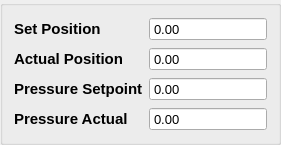
  <widget class="QGroupBox" name="vat_valve_groupbox">
   <property name="geometry">
    <rect>
     <x>20</x>
     <y>640</y>
     <width>281</width>
     <height>131</height>
    </rect>
   </property>
   <layout class="QGridLayout" name="gridLayout_3">
    <item row="0" column="0">
     <widget class="QLabel" name="vat_set_position_label">
      <property name="font">
       <font>
        <pointsize>11</pointsize>
        <bold>true</bold>
       </font>
      </property>
      <property name="text">
       <string>Set Position</string>
      </property>
     </widget>
    </item>
    <item row="0" column="1">
     <widget class="QDoubleSpinBox" name="vat_set_position_doubleSpinBox">
      <property name="palette">
       <palette>
        <active>
         <colorrole role="WindowText">
          <brush brushstyle="SolidPattern">
           <color alpha="255">
            <red>0</red>
            <green>149</green>
            <blue>0</blue>
           </color>
          </brush>
         </colorrole>
         <colorrole role="Text">
          <brush brushstyle="SolidPattern">
           <color alpha="255">
            <red>0</red>
            <green>150</green>
            <blue>0</blue>
           </color>
          </brush>
         </colorrole>
         <colorrole role="ButtonText">
          <brush brushstyle="SolidPattern">
           <color alpha="255">
            <red>85</red>
            <green>255</green>
            <blue>0</blue>
           </color>
          </brush>
         </colorrole>
         <colorrole role="ToolTipText">
          <brush brushstyle="SolidPattern">
           <color alpha="255">
            <red>0</red>
            <green>170</green>
            <blue>0</blue>
           </color>
          </brush>
         </colorrole>
        </active>
        <inactive>
         <colorrole role="WindowText">
          <brush brushstyle="SolidPattern">
           <color alpha="255">
            <red>0</red>
            <green>0</green>
            <blue>0</blue>
           </color>
          </brush>
         </colorrole>
         <colorrole role="Text">
          <brush brushstyle="SolidPattern">
           <color alpha="255">
            <red>0</red>
            <green>0</green>
            <blue>0</blue>
           </color>
          </brush>
         </colorrole>
         <colorrole role="ButtonText">
          <brush brushstyle="SolidPattern">
           <color alpha="255">
            <red>0</red>
            <green>0</green>
            <blue>0</blue>
           </color>
          </brush>
         </colorrole>
         <colorrole role="ToolTipText">
          <brush brushstyle="SolidPattern">
           <color alpha="255">
            <red>0</red>
            <green>0</green>
            <blue>0</blue>
           </color>
          </brush>
         </colorrole>
        </inactive>
        <disabled>
         <colorrole role="WindowText">
          <brush brushstyle="SolidPattern">
           <color alpha="255">
            <red>120</red>
            <green>120</green>
            <blue>120</blue>
           </color>
          </brush>
         </colorrole>
         <colorrole role="Text">
          <brush brushstyle="SolidPattern">
           <color alpha="255">
            <red>120</red>
            <green>120</green>
            <blue>120</blue>
           </color>
          </brush>
         </colorrole>
         <colorrole role="ButtonText">
          <brush brushstyle="SolidPattern">
           <color alpha="255">
            <red>120</red>
            <green>120</green>
            <blue>120</blue>
           </color>
          </brush>
         </colorrole>
         <colorrole role="ToolTipText">
          <brush brushstyle="SolidPattern">
           <color alpha="255">
            <red>0</red>
            <green>0</green>
            <blue>0</blue>
           </color>
          </brush>
         </colorrole>
        </disabled>
       </palette>
      </property>
      <property name="font">
       <font>
        <pointsize>10</pointsize>
        <bold>false</bold>
       </font>
      </property>
      <property name="readOnly">
       <bool>false</bool>
      </property>
      <property name="buttonSymbols">
       <enum>QAbstractSpinBox::NoButtons</enum>
      </property>
     </widget>
    </item>
    <item row="1" column="0">
     <widget class="QLabel" name="vat_read_position_label">
      <property name="font">
       <font>
        <pointsize>11</pointsize>
        <bold>true</bold>
       </font>
      </property>
      <property name="text">
       <string>Actual Position</string>
      </property>
     </widget>
    </item>
    <item row="1" column="1">
     <widget class="QDoubleSpinBox" name="vat_read_position_doubleSpinBox">
      <property name="palette">
       <palette>
        <active>
         <colorrole role="WindowText">
          <brush brushstyle="SolidPattern">
           <color alpha="255">
            <red>0</red>
            <green>149</green>
            <blue>0</blue>
           </color>
          </brush>
         </colorrole>
         <colorrole role="Text">
          <brush brushstyle="SolidPattern">
           <color alpha="255">
            <red>0</red>
            <green>150</green>
            <blue>0</blue>
           </color>
          </brush>
         </colorrole>
        </active>
        <inactive>
         <colorrole role="WindowText">
          <brush brushstyle="SolidPattern">
           <color alpha="255">
            <red>0</red>
            <green>0</green>
            <blue>0</blue>
           </color>
          </brush>
         </colorrole>
         <colorrole role="Text">
          <brush brushstyle="SolidPattern">
           <color alpha="255">
            <red>0</red>
            <green>0</green>
            <blue>0</blue>
           </color>
          </brush>
         </colorrole>
        </inactive>
        <disabled>
         <colorrole role="WindowText">
          <brush brushstyle="SolidPattern">
           <color alpha="255">
            <red>120</red>
            <green>120</green>
            <blue>120</blue>
           </color>
          </brush>
         </colorrole>
         <colorrole role="Text">
          <brush brushstyle="SolidPattern">
           <color alpha="255">
            <red>120</red>
            <green>120</green>
            <blue>120</blue>
           </color>
          </brush>
         </colorrole>
        </disabled>
       </palette>
      </property>
      <property name="font">
       <font>
        <pointsize>10</pointsize>
       </font>
      </property>
      <property name="readOnly">
       <bool>false</bool>
      </property>
      <property name="buttonSymbols">
       <enum>QAbstractSpinBox::NoButtons</enum>
      </property>
     </widget>
    </item>
    <item row="2" column="0">
     <widget class="QLabel" name="vat_set_pressure_label">
      <property name="font">
       <font>
        <pointsize>11</pointsize>
        <bold>true</bold>
       </font>
      </property>
      <property name="text">
       <string>Pressure Setpoint</string>
      </property>
     </widget>
    </item>
    <item row="2" column="1">
     <widget class="QDoubleSpinBox" name="vat_set_pressure_doubleSpinBox">
      <property name="palette">
       <palette>
        <active>
         <colorrole role="WindowText">
          <brush brushstyle="SolidPattern">
           <color alpha="255">
            <red>0</red>
            <green>149</green>
            <blue>0</blue>
           </color>
          </brush>
         </colorrole>
         <colorrole role="Text">
          <brush brushstyle="SolidPattern">
           <color alpha="255">
            <red>0</red>
            <green>150</green>
            <blue>0</blue>
           </color>
          </brush>
         </colorrole>
        </active>
        <inactive>
         <colorrole role="WindowText">
          <brush brushstyle="SolidPattern">
           <color alpha="255">
            <red>0</red>
            <green>0</green>
            <blue>0</blue>
           </color>
          </brush>
         </colorrole>
         <colorrole role="Text">
          <brush brushstyle="SolidPattern">
           <color alpha="255">
            <red>0</red>
            <green>0</green>
            <blue>0</blue>
           </color>
          </brush>
         </colorrole>
        </inactive>
        <disabled>
         <colorrole role="WindowText">
          <brush brushstyle="SolidPattern">
           <color alpha="255">
            <red>120</red>
            <green>120</green>
            <blue>120</blue>
           </color>
          </brush>
         </colorrole>
         <colorrole role="Text">
          <brush brushstyle="SolidPattern">
           <color alpha="255">
            <red>120</red>
            <green>120</green>
            <blue>120</blue>
           </color>
          </brush>
         </colorrole>
        </disabled>
       </palette>
      </property>
      <property name="font">
       <font>
        <pointsize>10</pointsize>
       </font>
      </property>
      <property name="readOnly">
       <bool>false</bool>
      </property>
      <property name="buttonSymbols">
       <enum>QAbstractSpinBox::NoButtons</enum>
      </property>
     </widget>
    </item>
    <item row="3" column="0">
     <widget class="QLabel" name="vat_read_pressure_label">
      <property name="font">
       <font>
        <pointsize>11</pointsize>
        <bold>true</bold>
       </font>
      </property>
      <property name="text">
       <string>Pressure Actual</string>
      </property>
     </widget>
    </item>
    <item row="3" column="1">
     <widget class="QDoubleSpinBox" name="vat_read_pressure_doubleSpinBox">
      <property name="palette">
       <palette>
        <active>
         <colorrole role="WindowText">
          <brush brushstyle="SolidPattern">
           <color alpha="255">
            <red>0</red>
            <green>149</green>
            <blue>0</blue>
           </color>
          </brush>
         </colorrole>
         <colorrole role="Text">
          <brush brushstyle="SolidPattern">
           <color alpha="255">
            <red>0</red>
            <green>150</green>
            <blue>0</blue>
           </color>
          </brush>
         </colorrole>
        </active>
        <inactive>
         <colorrole role="WindowText">
          <brush brushstyle="SolidPattern">
           <color alpha="255">
            <red>0</red>
            <green>0</green>
            <blue>0</blue>
           </color>
          </brush>
         </colorrole>
         <colorrole role="Text">
          <brush brushstyle="SolidPattern">
           <color alpha="255">
            <red>0</red>
            <green>0</green>
            <blue>0</blue>
           </color>
          </brush>
         </colorrole>
        </inactive>
        <disabled>
         <colorrole role="WindowText">
          <brush brushstyle="SolidPattern">
           <color alpha="255">
            <red>120</red>
            <green>120</green>
            <blue>120</blue>
           </color>
          </brush>
         </colorrole>
         <colorrole role="Text">
          <brush brushstyle="SolidPattern">
           <color alpha="255">
            <red>120</red>
            <green>120</green>
            <blue>120</blue>
           </color>
          </brush>
         </colorrole>
        </disabled>
       </palette>
      </property>
      <property name="font">
       <font>
        <pointsize>10</pointsize>
       </font>
      </property>
      <property name="readOnly">
       <bool>false</bool>
      </property>
      <property name="buttonSymbols">
       <enum>QAbstractSpinBox::NoButtons</enum>
      </property>
     </widget>
    </item>
   </layout>
  </widget>
